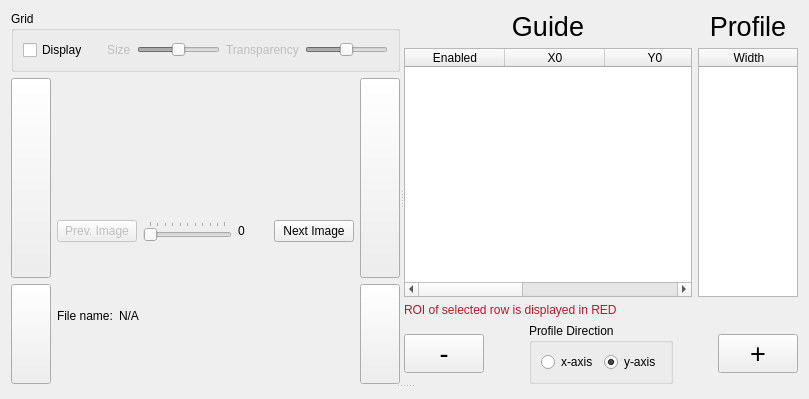
      <widget class="QWidget" name="tab">
       <attribute name="title">
        <string>Measurement</string>
       </attribute>
       <layout class="QVBoxLayout" name="verticalLayout_4">
        <item>
         <widget class="QSplitter" name="splitter_2">
          <property name="orientation">
           <enum>Qt::Vertical</enum>
          </property>
          <widget class="QSplitter" name="splitter">
           <property name="orientation">
            <enum>Qt::Horizontal</enum>
           </property>
           <widget class="QWidget" name="layoutWidget">
            <layout class="QVBoxLayout" name="verticalLayout_3">
             <item>
              <widget class="QGroupBox" name="groupBox">
               <property name="title">
                <string>Grid</string>
               </property>
               <layout class="QHBoxLayout" name="horizontalLayout_6">
                <item>
                 <widget class="QCheckBox" name="grid_display_checkBox">
                  <property name="maximumSize">
                   <size>
                    <width>70</width>
                    <height>16777215</height>
                   </size>
                  </property>
                  <property name="text">
                   <string>Display</string>
                  </property>
                 </widget>
                </item>
                <item>
                 <widget class="QLabel" name="label_4">
                  <property name="text">
                   <string/>
                  </property>
                 </widget>
                </item>
                <item>
                 <widget class="QLabel" name="display_size_label">
                  <property name="enabled">
                   <bool>false</bool>
                  </property>
                  <property name="maximumSize">
                   <size>
                    <width>40</width>
                    <height>16777215</height>
                   </size>
                  </property>
                  <property name="text">
                   <string>Size</string>
                  </property>
                 </widget>
                </item>
                <item>
                 <widget class="QSlider" name="grid_size_slider">
                  <property name="enabled">
                   <bool>false</bool>
                  </property>
                  <property name="sizePolicy">
                   <sizepolicy hsizetype="Expanding" vsizetype="Fixed">
                    <horstretch>0</horstretch>
                    <verstretch>0</verstretch>
                   </sizepolicy>
                  </property>
                  <property name="maximumSize">
                   <size>
                    <width>16777215</width>
                    <height>16777215</height>
                   </size>
                  </property>
                  <property name="minimum">
                   <number>1</number>
                  </property>
                  <property name="maximum">
                   <number>200</number>
                  </property>
                  <property name="value">
                   <number>100</number>
                  </property>
                  <property name="orientation">
                   <enum>Qt::Horizontal</enum>
                  </property>
                 </widget>
                </item>
                <item>
                 <widget class="QLabel" name="display_transparency_label">
                  <property name="enabled">
                   <bool>false</bool>
                  </property>
                  <property name="text">
                   <string>Transparency</string>
                  </property>
                 </widget>
                </item>
                <item>
                 <widget class="QSlider" name="transparency_slider">
                  <property name="enabled">
                   <bool>false</bool>
                  </property>
                  <property name="maximum">
                   <number>100</number>
                  </property>
                  <property name="value">
                   <number>50</number>
                  </property>
                  <property name="orientation">
                   <enum>Qt::Horizontal</enum>
                  </property>
                 </widget>
                </item>
               </layout>
              </widget>
             </item>
             <item>
              <layout class="QHBoxLayout" name="horizontalLayout_5">
               <item>
                <layout class="QVBoxLayout" name="verticalLayout_5">
                 <item>
                  <widget class="QPushButton" name="right_rotation_button_fast">
                   <property name="minimumSize">
                    <size>
                     <width>0</width>
                     <height>200</height>
                    </size>
                   </property>
                   <property name="maximumSize">
                    <size>
                     <width>50</width>
                     <height>200</height>
                    </size>
                   </property>
                   <property name="text">
                    <string/>
                   </property>
                  </widget>
                 </item>
                 <item>
                  <widget class="QPushButton" name="right_rotation_button_slow">
                   <property name="minimumSize">
                    <size>
                     <width>0</width>
                     <height>100</height>
                    </size>
                   </property>
                   <property name="maximumSize">
                    <size>
                     <width>50</width>
                     <height>100</height>
                    </size>
                   </property>
                   <property name="text">
                    <string/>
                   </property>
                  </widget>
                 </item>
                </layout>
               </item>
               <item>
                <layout class="QVBoxLayout" name="verticalLayout_2">
                 <item>
                  <layout class="QHBoxLayout" name="horizontalLayout_2">
                   <item>
                    <widget class="QWidget" name="pyqtgraph_widget" native="true"/>
                   </item>
                  </layout>
                 </item>
                 <item>
                  <layout class="QHBoxLayout" name="horizontalLayout_3">
                   <item>
                    <widget class="QPushButton" name="previous_image_button">
                     <property name="enabled">
                      <bool>false</bool>
                     </property>
                     <property name="text">
                      <string>Prev. Image</string>
                     </property>
                    </widget>
                   </item>
                   <item>
                    <widget class="QSlider" name="file_slider">
                     <property name="layoutDirection">
                      <enum>Qt::LeftToRight</enum>
                     </property>
                     <property name="orientation">
                      <enum>Qt::Horizontal</enum>
                     </property>
                     <property name="tickPosition">
                      <enum>QSlider::TicksAbove</enum>
                     </property>
                    </widget>
                   </item>
                   <item>
                    <widget class="QLabel" name="image_slider_value">
                     <property name="minimumSize">
                      <size>
                       <width>30</width>
                       <height>0</height>
                      </size>
                     </property>
                     <property name="maximumSize">
                      <size>
                       <width>30</width>
                       <height>16777215</height>
                      </size>
                     </property>
                     <property name="baseSize">
                      <size>
                       <width>50</width>
                       <height>0</height>
                      </size>
                     </property>
                     <property name="text">
                      <string>0</string>
                     </property>
                    </widget>
                   </item>
                   <item>
                    <widget class="QPushButton" name="next_image_button">
                     <property name="text">
                      <string>Next Image</string>
                     </property>
                    </widget>
                   </item>
                  </layout>
                 </item>
                 <item>
                  <layout class="QHBoxLayout" name="horizontalLayout_8">
                   <item>
                    <widget class="QLabel" name="label_6">
                     <property name="text">
                      <string>File name:</string>
                     </property>
                    </widget>
                   </item>
                   <item>
                    <widget class="QLabel" name="filename">
                     <property name="sizePolicy">
                      <sizepolicy hsizetype="Expanding" vsizetype="Preferred">
                       <horstretch>0</horstretch>
                       <verstretch>0</verstretch>
                      </sizepolicy>
                     </property>
                     <property name="text">
                      <string>N/A</string>
                     </property>
                    </widget>
                   </item>
                  </layout>
                 </item>
                </layout>
               </item>
               <item>
                <layout class="QVBoxLayout" name="verticalLayout_6">
                 <item>
                  <widget class="QPushButton" name="left_rotation_button_fast">
                   <property name="minimumSize">
                    <size>
                     <width>0</width>
                     <height>200</height>
                    </size>
                   </property>
                   <property name="maximumSize">
                    <size>
                     <width>50</width>
                     <height>200</height>
                    </size>
                   </property>
                   <property name="text">
                    <string/>
                   </property>
                  </widget>
                 </item>
                 <item>
                  <widget class="QPushButton" name="left_rotation_button_slow">
                   <property name="minimumSize">
                    <size>
                     <width>0</width>
                     <height>100</height>
                    </size>
                   </property>
                   <property name="maximumSize">
                    <size>
                     <width>50</width>
                     <height>100</height>
                    </size>
                   </property>
                   <property name="text">
                    <string/>
                   </property>
                  </widget>
                 </item>
                </layout>
               </item>
              </layout>
             </item>
            </layout>
           </widget>
           <widget class="QWidget" name="layoutWidget">
            <layout class="QVBoxLayout" name="verticalLayout">
             <item>
              <layout class="QGridLayout" name="gridLayout">
               <item row="0" column="0">
                <widget class="QLabel" name="label">
                 <property name="font">
                  <font>
                   <pointsize>20</pointsize>
                  </font>
                 </property>
                 <property name="text">
                  <string>Guide</string>
                 </property>
                 <property name="alignment">
                  <set>Qt::AlignCenter</set>
                 </property>
                </widget>
               </item>
               <item row="0" column="1">
                <widget class="QLabel" name="label_2">
                 <property name="font">
                  <font>
                   <pointsize>20</pointsize>
                  </font>
                 </property>
                 <property name="text">
                  <string>Profile</string>
                 </property>
                 <property name="alignment">
                  <set>Qt::AlignCenter</set>
                 </property>
                </widget>
               </item>
               <item row="1" column="0">
                <widget class="QTableWidget" name="tableWidget">
                 <property name="alternatingRowColors">
                  <bool>true</bool>
                 </property>
                 <property name="selectionMode">
                  <enum>QAbstractItemView::SingleSelection</enum>
                 </property>
                 <property name="selectionBehavior">
                  <enum>QAbstractItemView::SelectRows</enum>
                 </property>
                 <column>
                  <property name="text">
                   <string>Enabled</string>
                  </property>
                 </column>
                 <column>
                  <property name="text">
                   <string>X0</string>
                  </property>
                 </column>
                 <column>
                  <property name="text">
                   <string>Y0</string>
                  </property>
                 </column>
                 <column>
                  <property name="text">
                   <string>Width</string>
                  </property>
                 </column>
                 <column>
                  <property name="text">
                   <string>Height</string>
                  </property>
                 </column>
                </widget>
               </item>
               <item row="1" column="1">
                <widget class="QTableWidget" name="tableWidget_2">
                 <property name="maximumSize">
                  <size>
                   <width>100</width>
                   <height>16777215</height>
                  </size>
                 </property>
                 <property name="selectionMode">
                  <enum>QAbstractItemView::SingleSelection</enum>
                 </property>
                 <property name="selectionBehavior">
                  <enum>QAbstractItemView::SelectRows</enum>
                 </property>
                 <attribute name="horizontalHeaderVisible">
                  <bool>true</bool>
                 </attribute>
                 <attribute name="verticalHeaderVisible">
                  <bool>false</bool>
                 </attribute>
                 <column>
                  <property name="text">
                   <string>Width</string>
                  </property>
                 </column>
                </widget>
               </item>
               <item row="2" column="0">
                <widget class="QLabel" name="label_3">
                 <property name="palette">
                  <palette>
                   <active>
                    <colorrole role="WindowText">
                     <brush brushstyle="SolidPattern">
                      <color alpha="255">
                       <red>193</red>
                       <green>22</green>
                       <blue>45</blue>
                      </color>
                     </brush>
                    </colorrole>
                    <colorrole role="Text">
                     <brush brushstyle="SolidPattern">
                      <color alpha="255">
                       <red>193</red>
                       <green>22</green>
                       <blue>45</blue>
                      </color>
                     </brush>
                    </colorrole>
                    <colorrole role="ButtonText">
                     <brush brushstyle="SolidPattern">
                      <color alpha="255">
                       <red>193</red>
                       <green>22</green>
                       <blue>45</blue>
                      </color>
                     </brush>
                    </colorrole>
                    <colorrole role="HighlightedText">
                     <brush brushstyle="SolidPattern">
                      <color alpha="255">
                       <red>193</red>
                       <green>22</green>
                       <blue>45</blue>
                      </color>
                     </brush>
                    </colorrole>
                    <colorrole role="ToolTipText">
                     <brush brushstyle="SolidPattern">
                      <color alpha="255">
                       <red>193</red>
                       <green>22</green>
                       <blue>45</blue>
                      </color>
                     </brush>
                    </colorrole>
                   </active>
                   <inactive>
                    <colorrole role="WindowText">
                     <brush brushstyle="SolidPattern">
                      <color alpha="255">
                       <red>193</red>
                       <green>22</green>
                       <blue>45</blue>
                      </color>
                     </brush>
                    </colorrole>
                    <colorrole role="Text">
                     <brush brushstyle="SolidPattern">
                      <color alpha="255">
                       <red>193</red>
                       <green>22</green>
                       <blue>45</blue>
                      </color>
                     </brush>
                    </colorrole>
                    <colorrole role="ButtonText">
                     <brush brushstyle="SolidPattern">
                      <color alpha="255">
                       <red>193</red>
                       <green>22</green>
                       <blue>45</blue>
                      </color>
                     </brush>
                    </colorrole>
                    <colorrole role="HighlightedText">
                     <brush brushstyle="SolidPattern">
                      <color alpha="255">
                       <red>193</red>
                       <green>22</green>
                       <blue>45</blue>
                      </color>
                     </brush>
                    </colorrole>
                    <colorrole role="ToolTipText">
                     <brush brushstyle="SolidPattern">
                      <color alpha="255">
                       <red>193</red>
                       <green>22</green>
                       <blue>45</blue>
                      </color>
                     </brush>
                    </colorrole>
                   </inactive>
                   <disabled>
                    <colorrole role="WindowText">
                     <brush brushstyle="SolidPattern">
                      <color alpha="255">
                       <red>69</red>
                       <green>69</green>
                       <blue>69</blue>
                      </color>
                     </brush>
                    </colorrole>
                    <colorrole role="Text">
                     <brush brushstyle="SolidPattern">
                      <color alpha="255">
                       <red>69</red>
                       <green>69</green>
                       <blue>69</blue>
                      </color>
                     </brush>
                    </colorrole>
                    <colorrole role="ButtonText">
                     <brush brushstyle="SolidPattern">
                      <color alpha="255">
                       <red>106</red>
                       <green>104</green>
                       <blue>100</blue>
                      </color>
                     </brush>
                    </colorrole>
                    <colorrole role="HighlightedText">
                     <brush brushstyle="SolidPattern">
                      <color alpha="255">
                       <red>193</red>
                       <green>22</green>
                       <blue>45</blue>
                      </color>
                     </brush>
                    </colorrole>
                    <colorrole role="ToolTipText">
                     <brush brushstyle="SolidPattern">
                      <color alpha="255">
                       <red>193</red>
                       <green>22</green>
                       <blue>45</blue>
                      </color>
                     </brush>
                    </colorrole>
                   </disabled>
                  </palette>
                 </property>
                 <property name="text">
                  <string>ROI of selected row is displayed in RED</string>
                 </property>
                 <property name="textFormat">
                  <enum>Qt::AutoText</enum>
                 </property>
                </widget>
               </item>
              </layout>
             </item>
             <item>
              <layout class="QHBoxLayout" name="horizontalLayout_4">
               <item>
                <widget class="QPushButton" name="pushButton_4">
                 <property name="font">
                  <font>
                   <pointsize>20</pointsize>
                  </font>
                 </property>
                 <property name="text">
                  <string>-</string>
                 </property>
                </widget>
               </item>
               <item>
                <spacer name="horizontalSpacer_2">
                 <property name="orientation">
                  <enum>Qt::Horizontal</enum>
                 </property>
                 <property name="sizeHint" stdset="0">
                  <size>
                   <width>40</width>
                   <height>20</height>
                  </size>
                 </property>
                </spacer>
               </item>
               <item>
                <widget class="QGroupBox" name="groupBox_2">
                 <property name="title">
                  <string>Profile Direction</string>
                 </property>
                 <layout class="QHBoxLayout" name="horizontalLayout_7">
                  <item>
                   <widget class="QRadioButton" name="profile_direction_x_axis">
                    <property name="text">
                     <string>x-axis</string>
                    </property>
                    <property name="checked">
                     <bool>false</bool>
                    </property>
                   </widget>
                  </item>
                  <item>
                   <widget class="QRadioButton" name="profile_direction_y_axis">
                    <property name="text">
                     <string>y-axis</string>
                    </property>
                    <property name="checked">
                     <bool>true</bool>
                    </property>
                   </widget>
                  </item>
                 </layout>
                </widget>
               </item>
               <item>
                <spacer name="horizontalSpacer_3">
                 <property name="orientation">
                  <enum>Qt::Horizontal</enum>
                 </property>
                 <property name="sizeHint" stdset="0">
                  <size>
                   <width>40</width>
                   <height>20</height>
                  </size>
                 </property>
                </spacer>
               </item>
               <item>
                <widget class="QPushButton" name="pushButton_5">
                 <property name="font">
                  <font>
                   <pointsize>20</pointsize>
                  </font>
                 </property>
                 <property name="text">
                  <string>+</string>
                 </property>
                </widget>
               </item>
              </layout>
             </item>
            </layout>
           </widget>
          </widget>
          <widget class="QWidget" name="profile_widget" native="true"/>
         </widget>
        </item>
       </layout>
      </widget>
